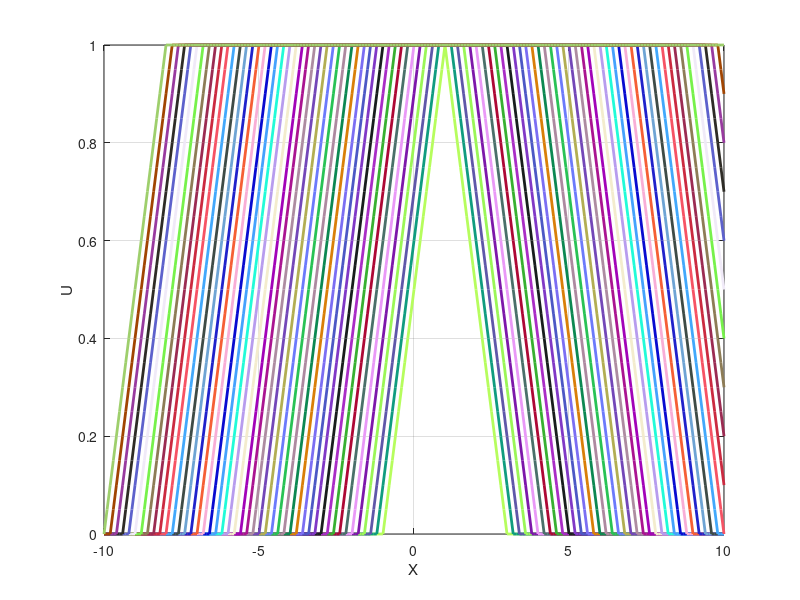

Reproduce this figure in MATLAB.
%-------Homework #16--- Problem 1------

clear all
clc

x=[-10:0.1:10];
%%%We have to run the program twice, the first time for t between .1 & 1
%%%and the for t between 1 & 10

% t=[.1:0.2:1];
t=[1:0.2:10];

for n=1:length(t)
    if t<1
        for m=1:length(x)
            if x(m) < -t(n)
                u(m) = 0;
            elseif x(m) >= -t(n) & x(m) < t(n)
                u(m) = 0.5*(x(m) + t(n));
            elseif x(m) >= t(n) & x(m) < 2-t(n)
                u(m) = t(n);
            elseif x(m) >= 2-t(n) & x(m)<t(n)+2
                u(m) = -0.5*(x(m)-(t(n)+2));
            else x(m) > t(n)+2;
                u(m) = 0;
            end
        end
        
        %%%%%%%%
    else
        for m=1:length(x)
            if x(m) < -t(n)
                u(m) = 0;
            elseif x(m) >= -t(n) & x(m) < 2-t(n)
                u(m) = 0.5*(x(m)+t(n));
            elseif x(m) >= 2-t(n) & x(m) < t(n)
                u(m) = 1;
            elseif x(m) >= t(n) & x(m) < 2+t(n)
                u(m) = -0.5*(x(m)-(t(n)+2));
            else x(m) > 2+t(n);
                u(m) = 0;
            end
        end
    end
    figure(160101)
    plot(x,u,'color', rand(1,3),'LineWidth', 2)
    hold on
    grid on
    xlabel('X')
    ylabel('U')
end

